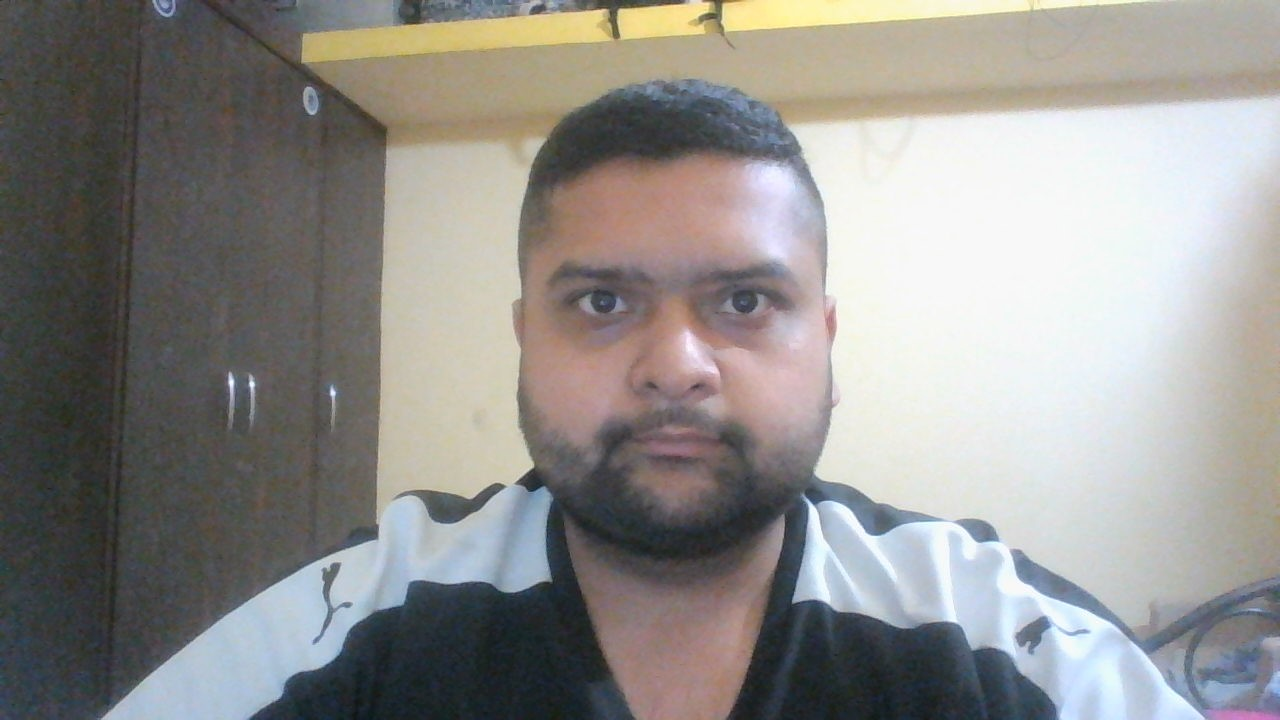
#> input picture FacialRecognitionProject/dataset/User.1.1.jpg.jpg, 1280 x 720 px, given in place of the camera
$ jupyter execute --allow-errors 'Face recognition name.ipynb'
#> lines starting #> are read from the running program, lines starting #| are printed output that depends on the picture
[cell 1]
#face detecing
import cv2
import os
cam = cv2.VideoCapture(0)
cam.set(3, 640) # set video width
cam.set(4, 480) # set video height
face_detector = cv2.CascadeClassifier('C:/Users/DELL/Desktop/face recognition/haarcascades/haarcascade_frontalface_default.xml')
# For each person, enter one numeric face id
face_id = input('\n enter user id end press <return> ==>  ')
print("\n [INFO] Initializing face capture. Look the camera and wait ...")
# Initialize individual sampling face count
count = 0
while(True):
    ret, img = cam.read()
#> img is the input picture: shape (720, 1280, 3); mean B, G, R 140.2, 143.2, 145.1
    img = cv2.flip(img, 1) # flip video image vertically
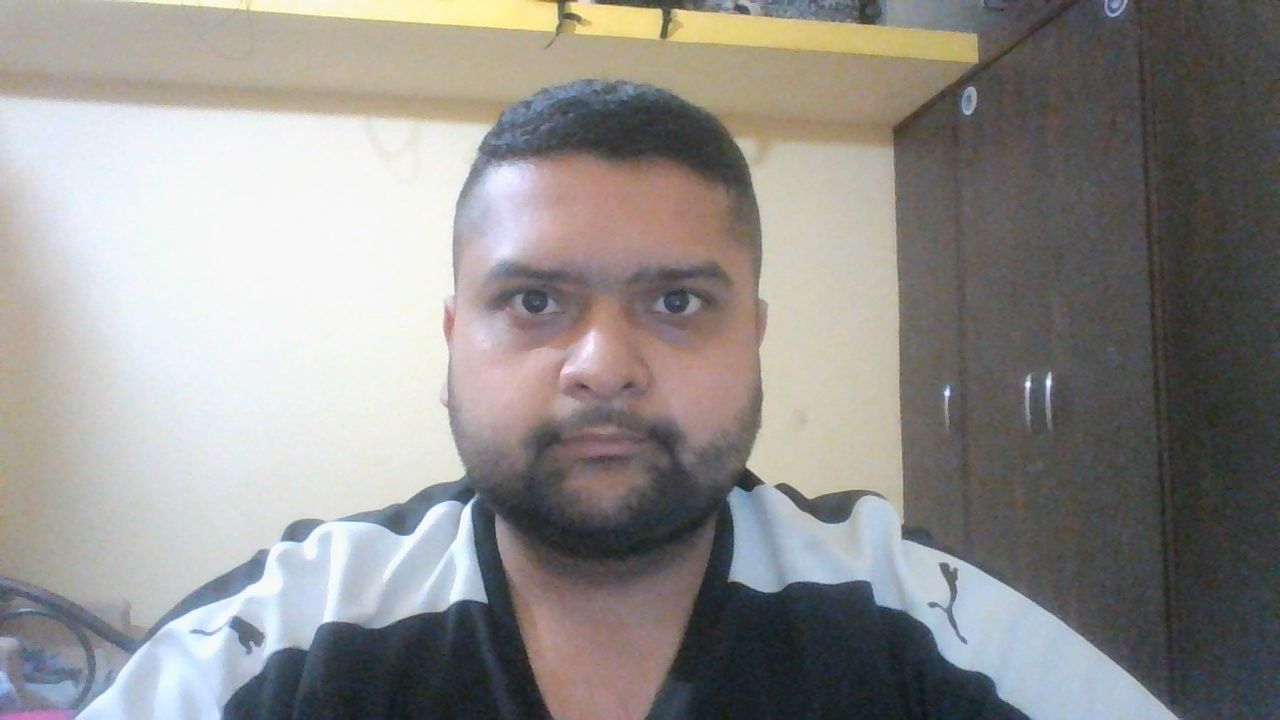
#> img: shape (720, 1280, 3); mean B, G, R 140.2, 143.2, 145.1
    gray = cv2.cvtColor(img, cv2.COLOR_BGR2GRAY)
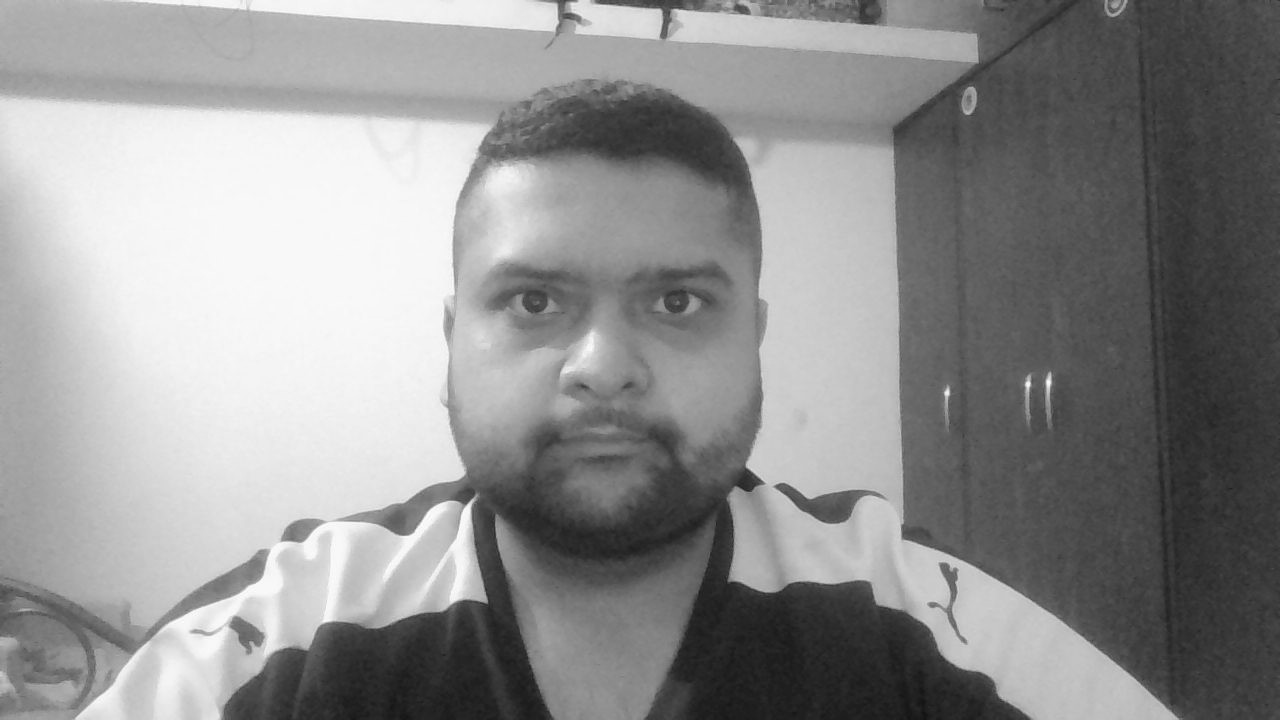
#> gray: shape (720, 1280); min 18, max 254, mean 143.4
    faces = face_detector.detectMultiScale(gray, 1.3, 5)
#> faces = [[431, 175, 349, 349]]
    for (x,y,w,h) in faces:
        cv2.rectangle(img, (x,y), (x+w,y+h), (255,0,0), 2)
        count += 1
        # Save the captured image into the datasets folder
        cv2.imwrite("dataset/User." + str(face_id) + '.' +
                    str(count) + ".jpg", gray[y:y+h,x:x+w])
        cv2.imshow('image', img)
#> this loop made 1 pass
#> (x, y, w, h, count) on pass 1: (431, 175, 349, 349, 1)
#> pass 1, `cv2.imwrite("dataset/User." + str(face_id) + '.' + str(count) + ".jpg"..`:
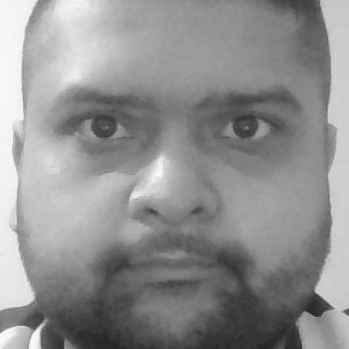
#> saved as User..1.jpg: shape (349, 349); min 31, max 254, mean 143.6
#> pass 1, `cv2.imshow('image', img)`:
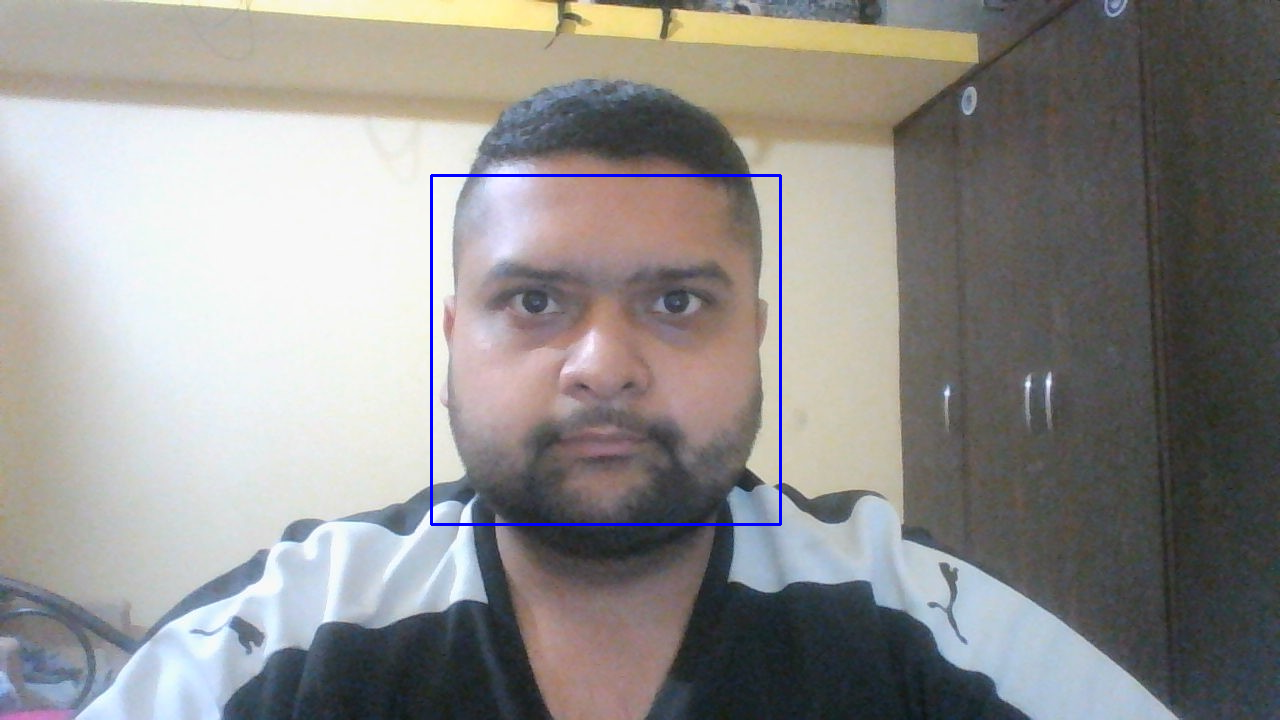
#> window 'image': shape (720, 1280, 3); mean B, G, R 140.6, 142.4, 144.4
#> after the loop, count = 1
    k = cv2.waitKey(100) & 0xff # Press 'ESC' for exiting video
#> (key Esc is pressed here)
    if k == 27:
        break
    elif count >= 30: # Take 30 face sample and stop video
         break
# Do a bit of cleanup
print("\n [INFO] Exiting Program and cleanup stuff")
cam.release()
cv2.destroyAllWindows()

[cell 2]
#Training

import cv2
import numpy as np
from PIL import Image
from PIL import Image, TiffImagePlugin
from PIL import ImageFile
import os
# Path for face image database
path = 'dataset'
recognizer = cv2.face.LBPHFaceRecognizer_create()
detector = cv2.CascadeClassifier('C:/Users/DELL/Desktop/face recognition/haarcascades/haarcascade_frontalface_default.xml');
# function to get the images and label data
def getImagesAndLabels(path):
    imagePaths = [os.path.join(path,f) for f in os.listdir(path)]
    faceSamples=[]
    ids = []
    for imagePath in imagePaths:
        PIL_img = Image.open(imagePath).convert('L') # grayscale
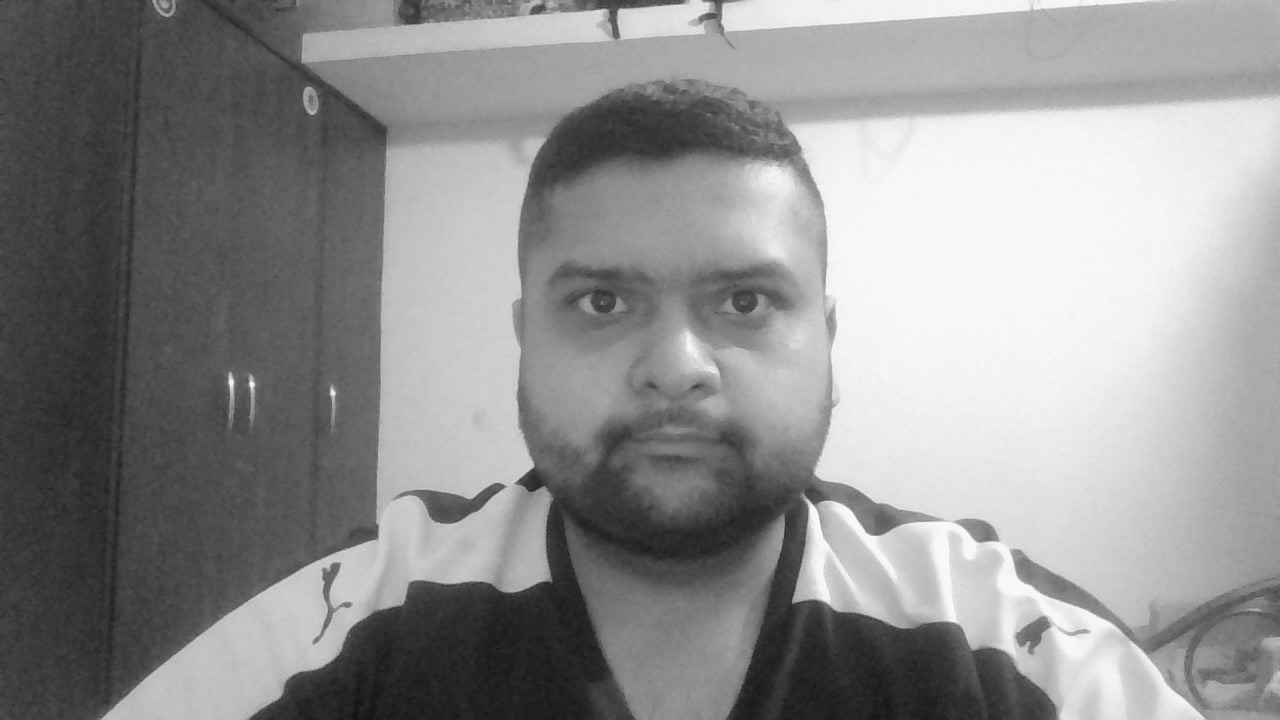
#> PIL_img: PIL image 1280x720 L; min 18, max 254, mean 143.4
        img_numpy = np.array(PIL_img,'uint8')
        id = int(os.path.split(imagePath)[-1].split(".")[1])
        faces = detector.detectMultiScale(img_numpy)
#> faces = [[497, 175, 350, 350]]
        for (x,y,w,h) in faces:
            faceSamples.append(img_numpy[y:y+h,x:x+w])
            ids.append(id)
#> this loop made 1 pass
#> after the loop, faceSamples = 1 item; ids = [1]
    return faceSamples,ids
print ("\n [INFO] Training faces. It will take a few seconds. Wait ...")
faces,ids = getImagesAndLabels('C:/Users/DELL/Desktop/face recognition/FacialRecognitionProject/dataset')
#> faces = 1 item; ids = [1]
recognizer.train(faces, np.array(ids))
# Save the model into trainer/trainer.yml
#> (the rest of this cell did not finish here and is left out)

$ run again, on FacialRecognitionProject/dataset/User.1.2.jpg.jpg
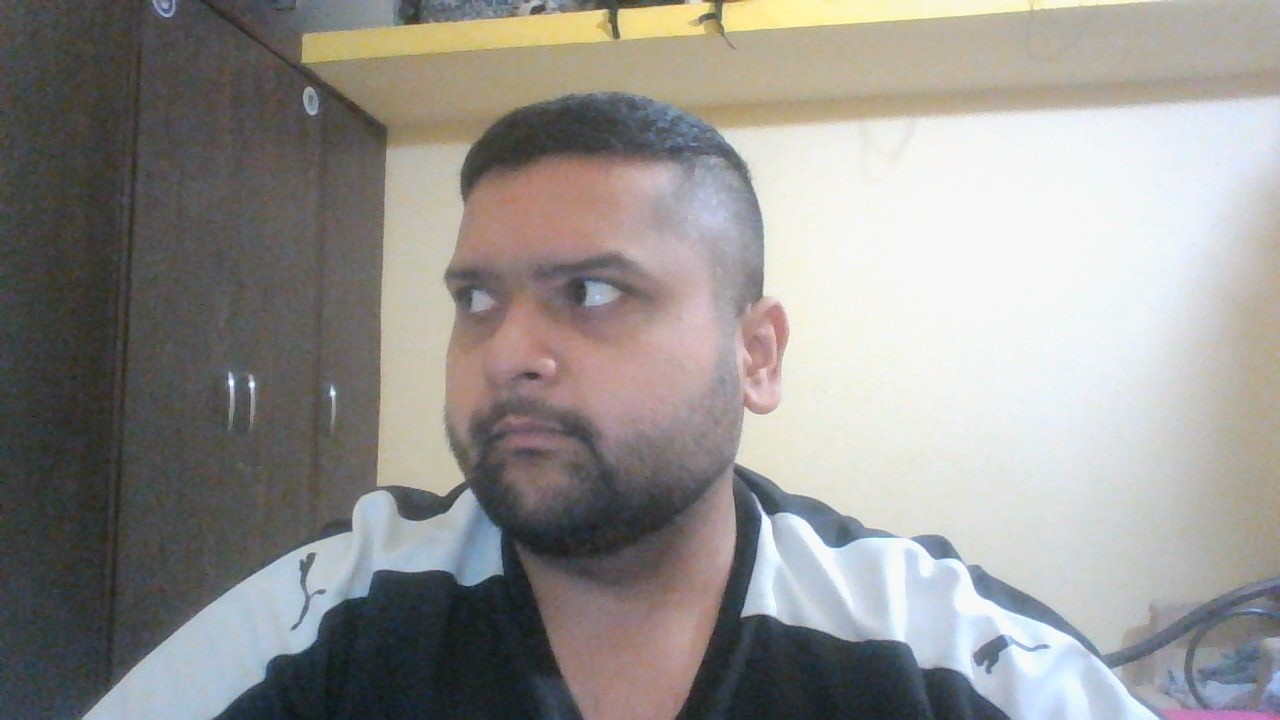
#> input picture FacialRecognitionProject/dataset/User.1.2.jpg.jpg, 1280 x 720 px, given in place of the camera
#> img is the input picture: shape (720, 1280, 3); mean B, G, R 143, 146, 148.5
#> `gray = cv2.cvtColor(img, cv2.COLOR_BGR2GRAY)`:
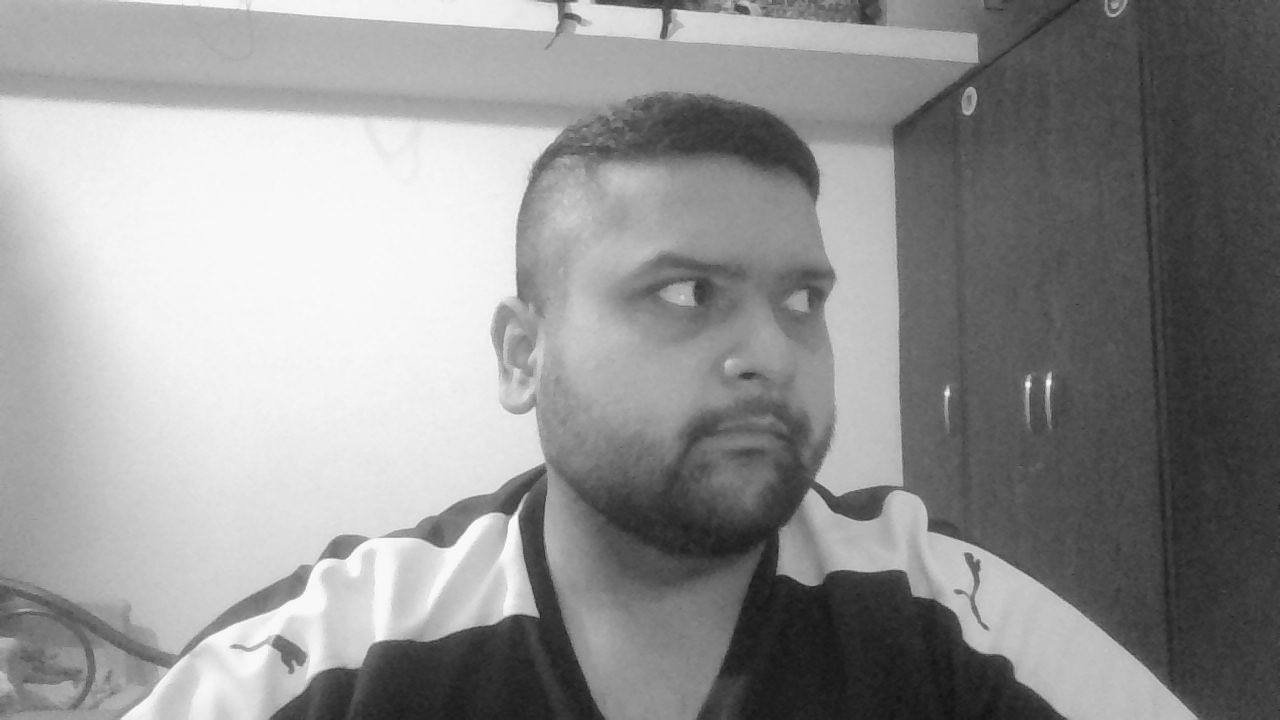
#> gray: shape (720, 1280); min 18, max 254, mean 146.4
#> `faces = face_detector.detectMultiScale(gray, 1.3, 5)`: faces = ()
#> after the loop `for (x,y,w,h) in faces:`: count = 0
#> in getImagesAndLabels, `PIL_img = Image.open(imagePath).convert('L')`:
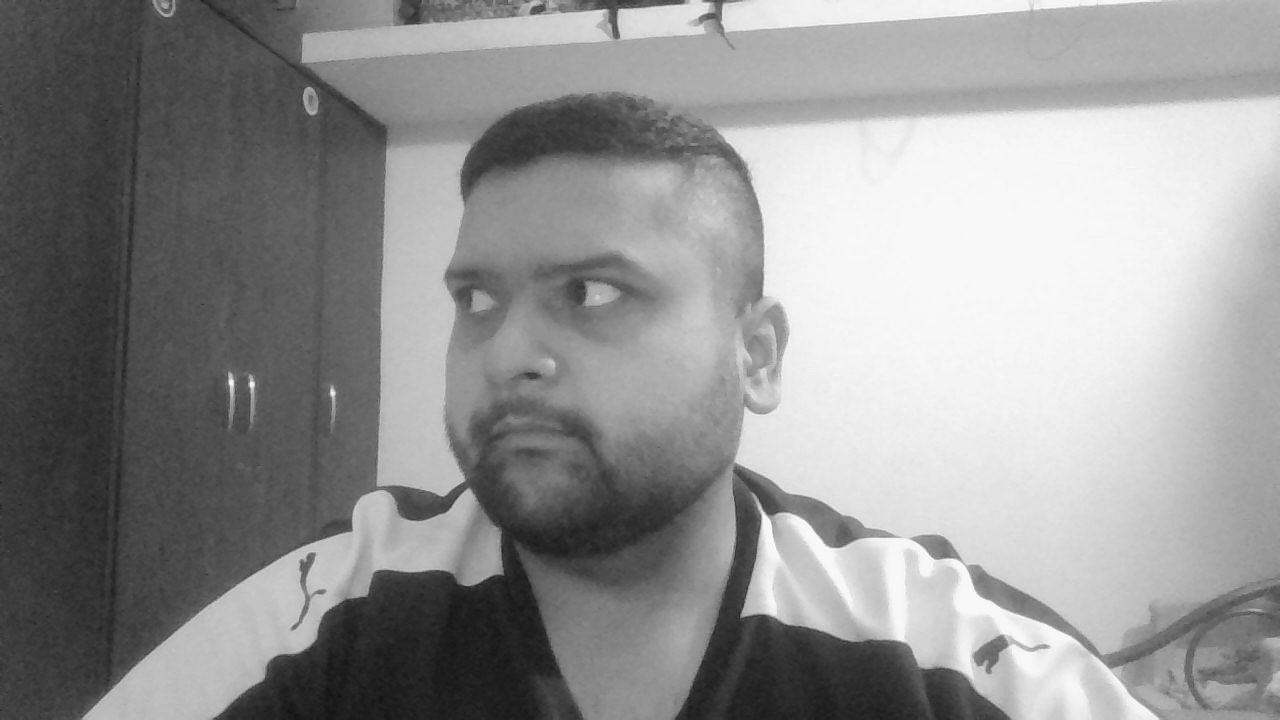
#> PIL_img: PIL image 1280x720 L; min 18, max 254, mean 146.4
#> in getImagesAndLabels, `faces = detector.detectMultiScale(img_numpy)`: faces = [[389, 193, 263, 263]]
#> the loop in getImagesAndLabels, `for (x,y,w,h) in faces:` made 1 pass
#> after the loop in getImagesAndLabels, `for (x,y,w,h) in faces:`: faceSamples = 1 item; ids = [1]
#> `faces,ids = getImagesAndLabels('C:/Users/DELL/Desktop/face recognition..`: faces = 1 item; ids = [1]
